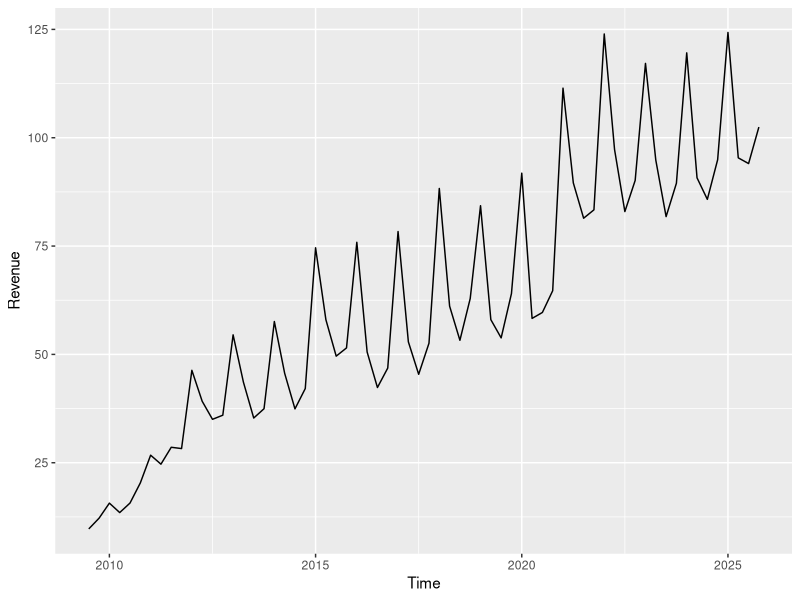
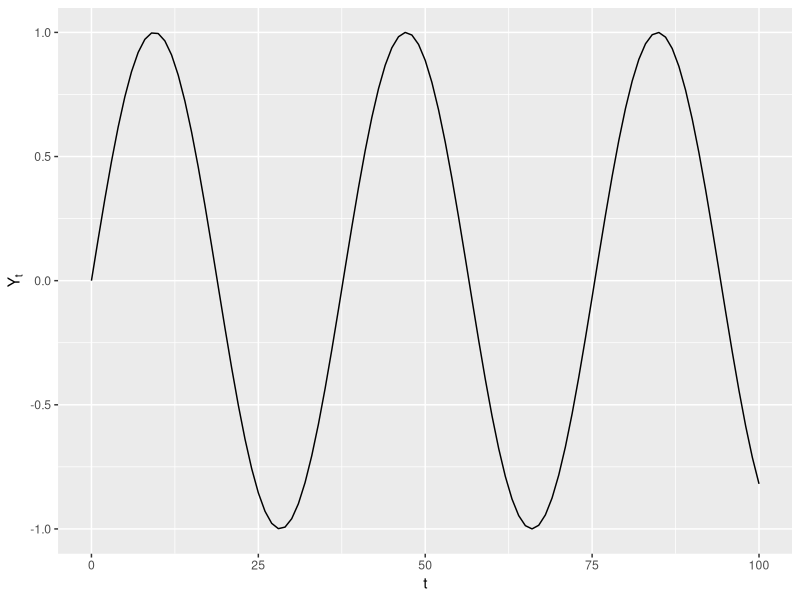
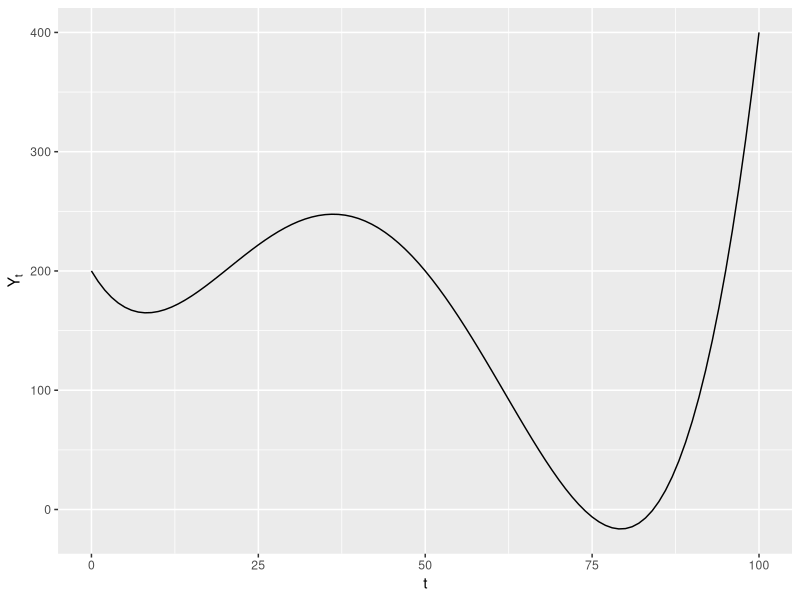
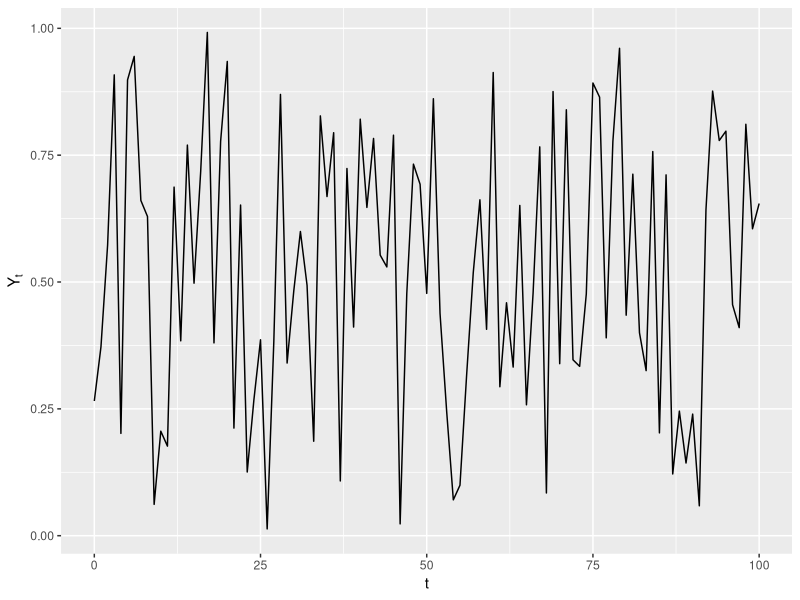
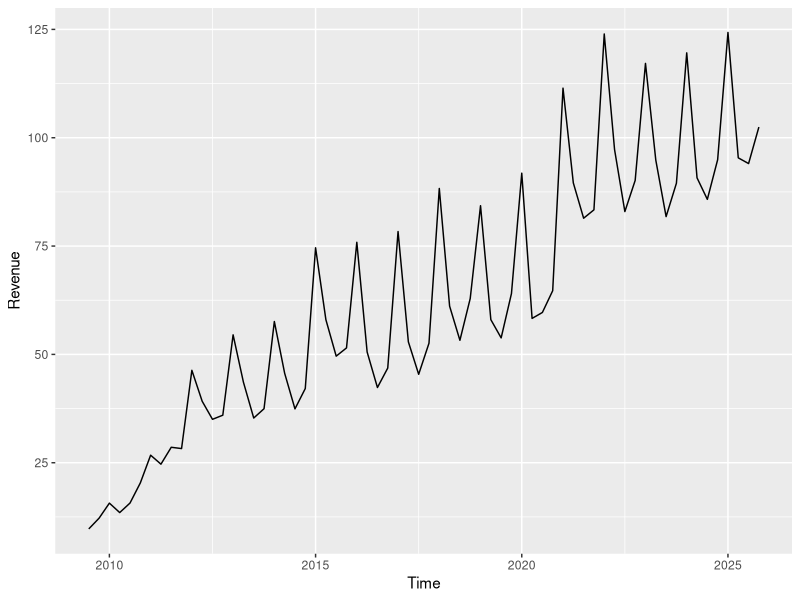
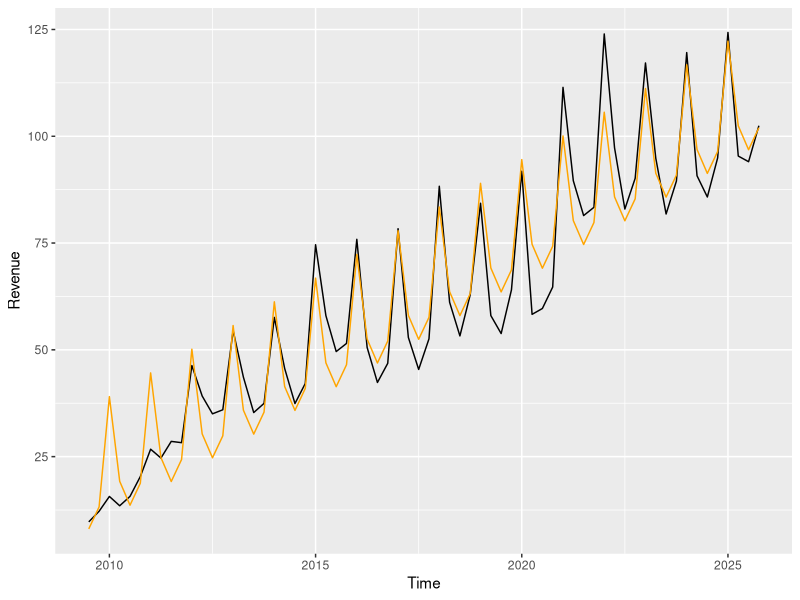
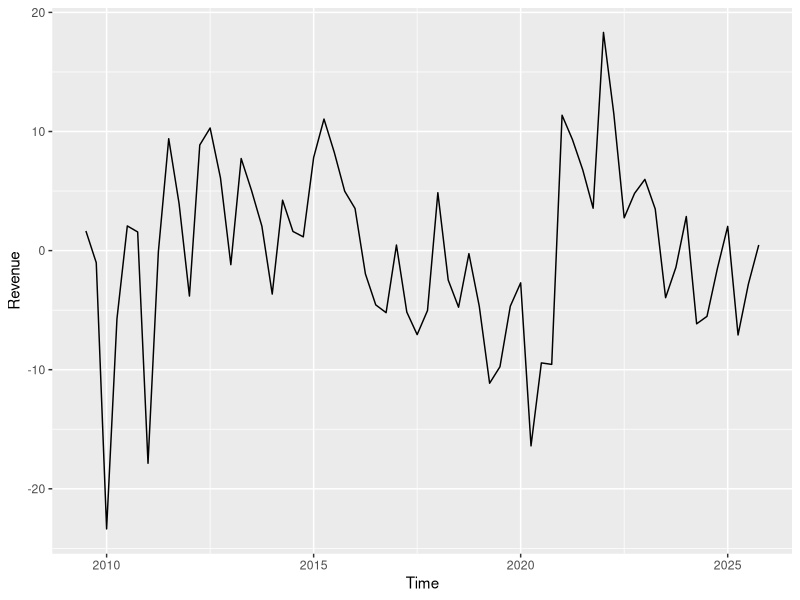
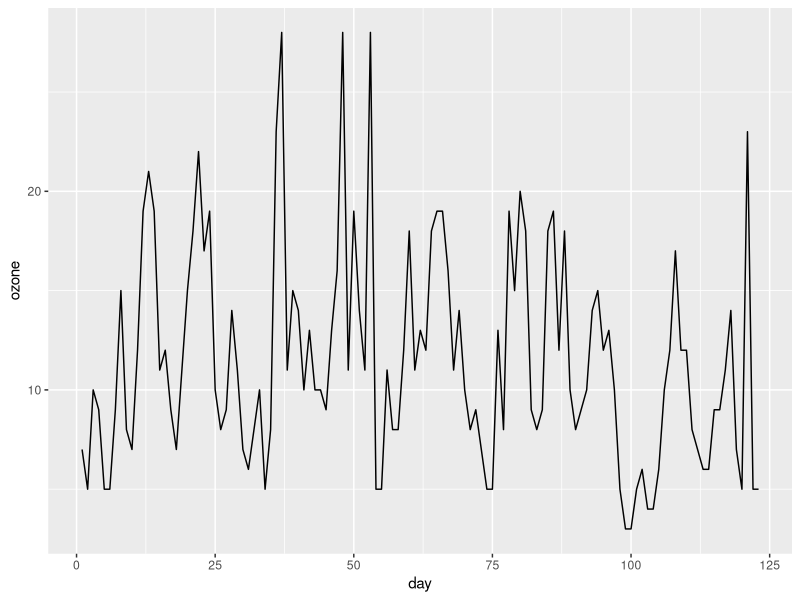

Write the R code that produced these figures, in order.
## ---- chunk 1
# Include setup
library(tidyverse)
library(ggfortify)
library(knitr)

knitr::opts_chunk$set(
  echo = FALSE, fig.align = "center"
)

hook_output <- knit_hooks$get("output")
knit_hooks$set(output = function(x, options) {
  lines <- options$output.lines
  if (is.null(lines)) {
    return(hook_output(x, options))  # pass to default hook
  }
  x <- unlist(strsplit(x, "\n"))
  more <- "..."
  if (length(lines) == 1) {        # first n lines
    if (length(x) > lines) {
      # truncate the output, but add ....
      x <- c(head(x, lines), more)
    }
  } else {
    x <- c(more, x[lines], more)
  }
  # paste these lines together
  x <- paste(c(x, ""), collapse = "\n")
  hook_output(x, options)
})
## ---- chunk 2
apple = read.csv("week_07_docs/apple_revenue.csv")
dell = read.csv("week_07_docs/dell.csv")
ozone = read.csv("week_07_docs/ozone.csv")
options(scipen = 999)
## ---- chunk 3
#| eval: true
#| echo: true
#| output: true
library(tidyverse)
library(ggfortify)
ggplot(apple, aes(x=Time, y=Revenue)) + 
  geom_line()
## ---- chunk 4
#| eval: true
#| echo: false
#| output: true
x <- 0:100
ggplot(data.frame(x=x, y=sin(x/6)), aes(x=x, y=y)) + geom_line() + xlab("t") + ylab(expression("Y"["t"]))
## ---- chunk 5
#| eval: true
#| echo: false
#| output: true
x <- 0:100
ggplot(data.frame(x=x, y=(2000000+x*(x-20)*(x-50)*(x-95))/10000), aes(x=x, y=y)) + geom_line() + xlab("t") + ylab(expression("Y"["t"]))
## ---- chunk 6
#| eval: true
#| echo: false
#| output: true
set.seed(1)
ggplot(data.frame(x=x, y=runif(length(x))), aes(x=x, y=y)) + geom_line() + xlab("t") + ylab(expression("Y"["t"]))
## ---- chunk 7
#| eval: true
#| echo: true
#| output: true
library(tidyverse)
ggplot(apple, aes(x=Time, y=Revenue)) + 
  geom_line()
## ---- chunk 8
#| eval: true
#| echo: true
#| output: true
lm_additive = lm(Revenue ~ Period + Quarter, data=apple) 
summary(lm_additive)
## ---- chunk 9
#| eval: true
#| echo: true
#| output: true
ggplot(apple, aes(x = Time, y = Revenue)) + 
  geom_line() +
  geom_line(aes(x = Time, y = predict(lm_additive)), col = "orange") 
## ---- chunk 10
#| eval: true
#| echo: true
#| output: true
predict(lm_additive, list(Period = 67, Quarter = "Q1"), interval = "prediction")
## ---- chunk 11
#| eval: true
#| echo: true
#| output: true
ggplot(apple, aes(x = Time, y = Revenue)) + 
  geom_line(aes(x = Time, y = residuals(lm_additive)))
## ---- chunk 12
#| eval: true
#| echo: true
#| output: true
ggplot(ozone, aes(x = day, y = ozone)) + 
  geom_line()
## ---- chunk 13
#| eval: true
#| echo: true
#| output: true
acf(ozone$ozone)
## ---- chunk 14
#| eval: true
#| echo: true
#| output: true
ozone <- ozone %>% 
  mutate(lag1=lag(ozone)) 
ozone.model = lm(ozone ~ lag1, data=ozone) 
summary(ozone.model)
## ---- chunk 15
#| eval: true
#| echo: true
#| output: true
autoplot(ozone.model)
## ---- chunk 16
#| eval: true
#| echo: true
#| output: true
acf(ozone.model$residuals)
## ---- chunk 17
#| eval: true
#| echo: true
#| output: true
confint(ozone.model)
## ---- chunk 18
acf(lm_additive$residuals)
## ---- chunk 19
#| eval: true
#| echo: true
#| output: true
apple = apple %>% 
  mutate(lag1 = lag(Revenue)) 
## ---- chunk 20
#| eval: true
#| echo: true
#| output: true
log_apple = lm(log(Revenue) ~ log(Period) + Quarter + log(lag1), data = apple)
summary(log_apple)
## ---- chunk 21
#| eval: true
#| echo: false
#| output: true

apple_mod = apple[-1,]
ggplot(apple_mod, aes(x = Time, y = Revenue)) + 
  geom_line() +
  geom_line(aes(x = Time, y = exp(predict(log_apple))), col = "orange")
## ---- chunk 22
#| eval: true
#| echo: true
#| output: true
confint(log_apple)
## ---- chunk 23
#| eval: true
#| echo: true
#| output: true
 exp(predict(log_apple, list(Period = 67, Quarter = "Q1", lag1 = 102.47)))
## ---- chunk 24
acf(log_apple$residuals)
